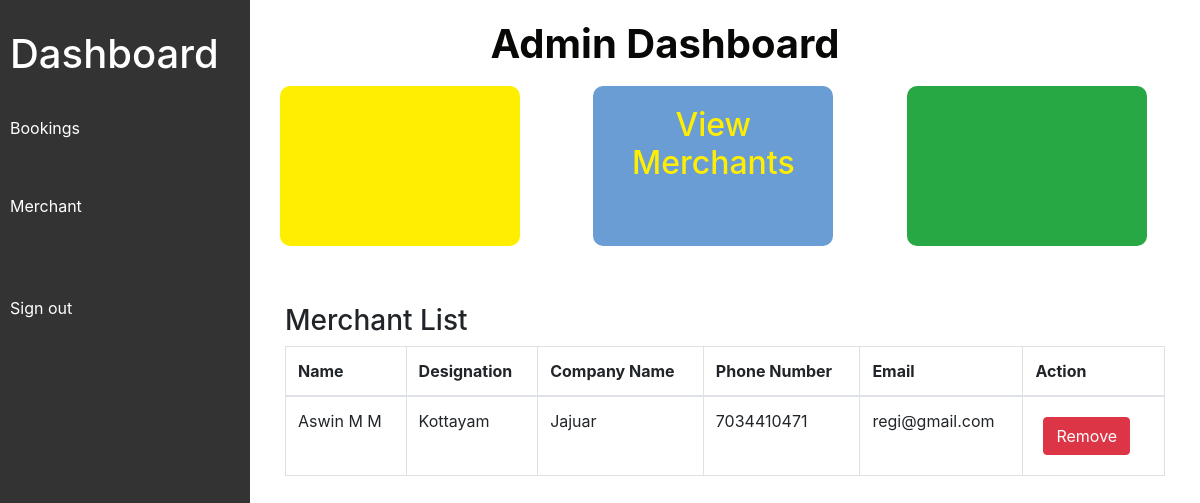
Screenshot of /admin_app/viewMerchants with the database file from the repository.
### merchant/models.py (models this page shows)
class MerchantProfile(models.Model):
    Phone_Number=models.IntegerField()
    Address=models.CharField(max_length=250)
    Company_Name=models.CharField(max_length=250)
    Designation=models.CharField(max_length=250)
    user=models.ForeignKey(User,on_delete=models.CASCADE,null=True,blank=True)

### admin_app/views.py (the view)
# urls.py: path('viewMerchants',views.viewMerchants,name="viewMerchants"),
def viewMerchants(request):
    merchant = MerchantProfile.objects.all().order_by("-id")
    return render(request,"admin/view-merchants.html",{"merchants":merchant})

### templates/admin/view-merchants.html (shortened to what this page needs)
<!DOCTYPE html>
<html lang="en">
<head>
    <link href="https://stackpath.bootstrapcdn.com/bootstrap/4.3.1/css/bootstrap.min.css" rel="stylesheet">
</head>
<body>
    <div class="sidebar">
        <ul>
            <li><a href="#"><h1>Dashboard</h1></a></li>
            <li><a href="#">Bookings</a></li><br>
            <li><a href="{%url 'viewMerchants' %}">Merchant</a></li><br><br>
            <li><a href="{%url 'admin_signout' %}">Sign out</a></li>
        </ul>
    </div>
    <div class="main-content">
        {% block content %}
<h2 class="text-center" style="margin-right: 120px; font-size: 40px; font-weight: bold; color: #080807;">Admin Dashboard</h2>
        <main id="main">
            <div class="row">
                <div class="col-md-4">
                    <div class="count-box total-turfs-box">
                    </div>
                </div>
                <div class="col-md-4">
                    <div class="count-box total-users-box">
                        <h2 style="text-align: center; color: #ffee00;">View Merchants</h2>
                    </div>
                </div>
                <div class="col-md-4">
                    <div class="count-box total-bookings-box">
                    </div>
                </div>
            </div>
            <section id="merchant-list" class="merchant-list">
                <div class="container" data-aos="fade-up">
                    <div class="section-header mt-5">
                        <h3 class="mt-5">Merchant List</h3>
                    </div>
                    <div class="row gx-lg-0 gy-4">
                        <div class="col-lg-12">
                            <table class="table table-bordered merchant-table">
                                <thead>
                                    <tr>
                                        <th>Name</th>
                                        <th>Designation</th>
                                        <th>Company Name</th>
                                        <th>Phone Number</th>
                                        <th>Email</th>
                                        <th>Action</th>
                                    </tr>
                                </thead>
                                <tbody>
                                    {% for merchant in merchants %}
                                    <tr>
                                        <td>{{ merchant.user.first_name }}</td>
                                        <td>{{ merchant.Designation }}</td>
                                        <td>{{ merchant.Company_Name }}</td>
                                        <td>{{ merchant.Phone_Number }}</td>
                                        <td>{{ merchant.user.email }}</td>
                                        <td>
                                            <a href="{% url 'removeMerchant' merchant.user.id %}"
                                                class="btn btn-danger m-2"
                                                onclick="return confirm('Confirm removing this merchant?')">Remove</a>
                                        </td>
                                    </tr>
                                    {% endfor %}
                                </tbody>
                            </table>
                        </div>
                    </div>
                </div>
            </section>
        </main>
        {% endblock %}
    </div>
</body>
</html>

### templates/admin/view-merchants.html (style rules this page uses)
.sidebar { height: 100vh; width: 250px; background-color: #333; color: white; position: fixed; padding-top: 20px; }
.sidebar ul { list-style: none; padding: 0; }
.sidebar ul li { margin-bottom: 10px; }
.sidebar ul li a { color: white; text-decoration: none; padding: 10px; display: block; }
.main-content { margin-left: 250px; padding: 20px; }
.count-box { padding: 20px; margin: 10px; border-radius: 10px; }
.total-users-box { background-color: #6a9dd4; height: 20vh; width: 20vw; }
.total-turfs-box { background-color: #ffee00; height: 20vh; width: 20vw; }
.total-bookings-box { background-color: #28a745; height: 20vh; width: 20vw; }

### rows the page displays
MerchantProfile: user.first_name "Aswin M M", Designation "Kottayam", Company_Name "Jajuar", Phone_Number "7034410471", user.email "regi@gmail.com"
